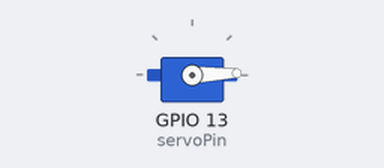
The sketch below on a simulated ESP32. Parts: servo. Servo pulses on a pin are drawn as a servo (544–2400 µs = 0–180°).

Above: at 0.05 s.
At 0.8 s:
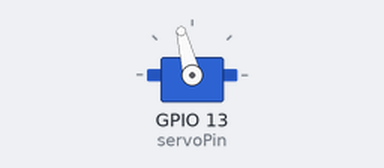
At 1.55 s:
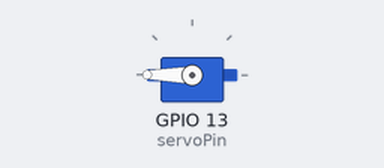
At 3.05 s:
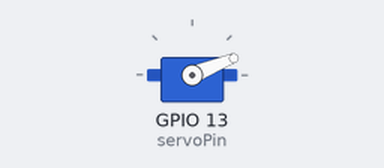
Timing chart, 0 to 8.6 s (numbered marks = the images above):
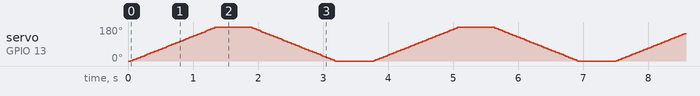

The sketch:

Servo.ino
```cpp
// Define the GPIO pin connected to the orange signal wire
const int servoPin = 13;

// Servo timing configuration (Standard for MG90s)
const int pwmChannel = 0;
const int freq = 50;           // 50Hz frequency
const int resolution = 16;     // 16-bit resolution (0 to 65535)

// Convert degrees (0-180) to 16-bit PWM duty cycle
int angleToDuty(int angle) {
  // MG90s usually takes ~500us to ~2400us pulse widths
  // For 50Hz (20000us period) at 16-bit resolution:
  long minDuty = (500 * 65535) / 20000;
  long maxDuty = (2400 * 65535) / 20000;
  return minDuty + ((maxDuty - minDuty) * angle / 180);
}

void setup() {
  Serial.begin(115200);

  // Set up the built-in ESP32 PWM features
  #if ESP_ARDUINO_VERSION_MAJOR >= 3
    // For ESP32 Board Core 3.x (Your current version)
    ledcAttach(servoPin, freq, resolution);
  #else
    // For older ESP32 Board Cores
    ledcSetup(pwmChannel, freq, resolution);
    ledcAttachPin(servoPin, pwmChannel);
  #endif
}

void loop() {
  // Sweep from 0 to 180 degrees
  for (int angle = 0; angle <= 180; angle += 2) {
    int duty = angleToDuty(angle);
    #if ESP_ARDUINO_VERSION_MAJOR >= 3
      ledcWrite(servoPin, duty);
    #else
      ledcWrite(pwmChannel, duty);
    #endif
    delay(15);
  }

  delay(500);

  // Sweep back from 180 to 0 degrees
  for (int angle = 180; angle >= 0; angle -= 2) {
    int duty = angleToDuty(angle);
    #if ESP_ARDUINO_VERSION_MAJOR >= 3
      ledcWrite(servoPin, duty);
    #else
      ledcWrite(pwmChannel, duty);
    #endif
    delay(15);
  }

  delay(500);
}
```
